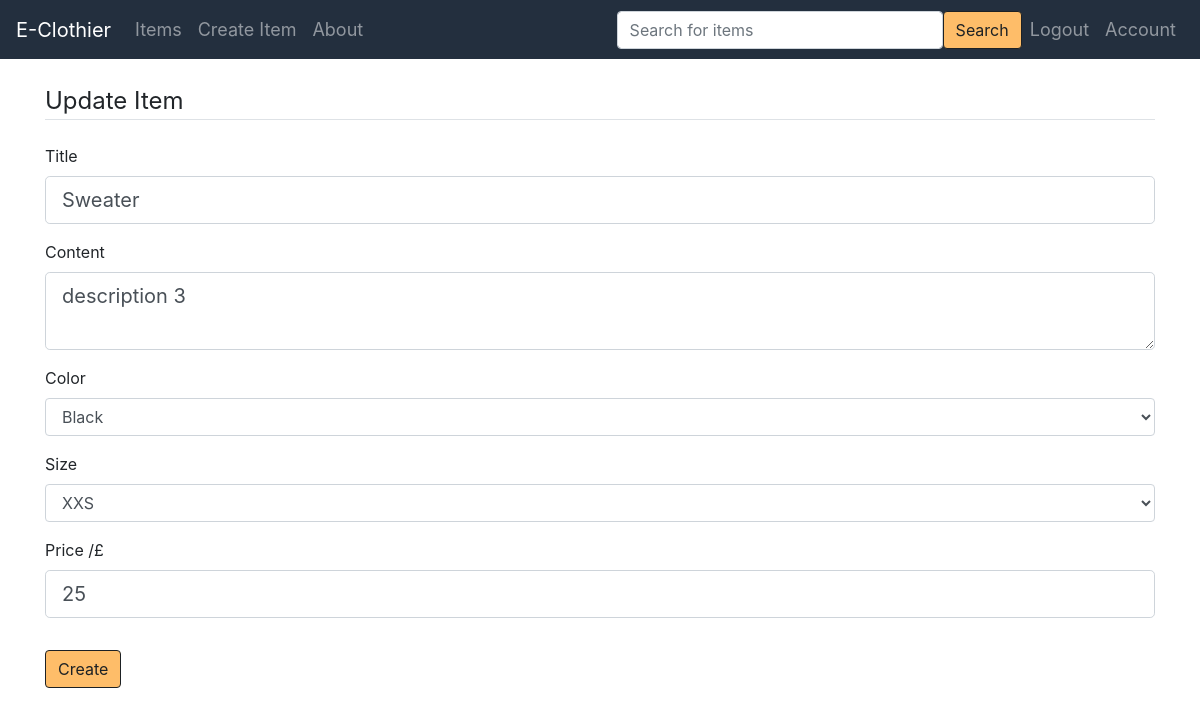
The app's page /item/3/update (signed in) with its own data.
### app/models.py (models this page shows, shortened)
class Item(db.Model):
    id = db.Column(db.Integer, primary_key=True)
    title = db.Column(db.String(100), nullable=False)
    date_created = db.Column(db.DateTime, nullable=False, default=dt.now)
    content = db.Column(db.Text, nullable=False)
    color = db.Column(db.Text)
    size = db.Column(db.Text)
    price = db.Column(db.Integer, nullable=False)
    user_id = db.Column(db.Integer, db.ForeignKey('user.id'), nullable=False)
    __mapper_args__ = {"polymorphic_identity": "item"}

### app/main/routes.py (the view)
@bp_main.route("/item/<int:item_id>/update", methods=['GET', 'POST'])
@login_required
def update_item(item_id):
    item = Item.query.get_or_404(item_id)
    if item.author != current_user:
        abort(403)
    form = ItemForm()
    if form.validate_on_submit():
        item.title = form.title.data
        item.content = form.content.data
        item.size = form.size.data
        item.color = form.color.data
        item.price = form.price.data
        db.session.commit()
        flash('Your post has been updated!', 'success')
        return redirect(url_for('main.item', item_id=item.id))
    elif request.method == 'GET':
        form.title.data = item.title
        form.content.data = item.content
        form.color.data = item.color
        form.size.data = item.size
        form.price.data = item.price
    return render_template('create_item.html', title='Update Item',
                           form=form, legend='Update Item')

### app/auth/forms.py
class ItemForm(FlaskForm):
    title = StringField('Title', validators=[DataRequired()])
    content = TextAreaField('Content', validators=[DataRequired()])
    price = IntegerField('Price /£', validators=[DataRequired()])
    color = SelectField('Color', choices=[('black', 'Black'), ('white', 'White'), ('red', 'Red'), ('orange', 'Orange'),
                                          ('yellow', 'Yellow'), ('green', 'Green'), ('blue', 'Blue'), ('pink', 'Pink')])
    size = SelectField('Size', choices=[('xxs', 'XXS'), ('xs', 'XS'), ('s', 'S'), ('m', 'M'), ('l', 'L'), ('xl', 'XL'),
                                        ('xxl', 'XXL')])
    submit = SubmitField('Create')

### app/auth/routes.py (called while the page is built)
@login_manager.user_loader
def load_user(user_id):
    if user_id is not None:
        return User.query.get(user_id)
    return None

### app/templates/create_item.html (shortened to what this page needs)
{% extends "base.html" %}
{% block content %}
    <div class="content-section">
        <form method="POST" action="">
            <fieldset class="form-group">
                <legend class="border-bottom mb-4">{{ legend }}</legend>
                <div class="form-group">
                    {{ form.title.label(class="form-control-label") }}
                    {% if form.title.errors %}
                        {{ form.title(class="form-control form-control-lg is-invalid") }}
                        <div class="invalid-feedback">
                            {% for error in form.title.errors %}
                                <span>{{ error }}</span>
                            {% endfor %}
                        </div>
                    {% else %}
                        {{ form.title(class="form-control form-control-lg") }}
                    {% endif %}
                </div>
                <div class="form-group">
                    {{ form.content.label(class="form-control-label") }}
                    {% if form.content.errors %}
                        {{ form.content(class="form-control form-control-lg is-invalid") }}
                        <div class="invalid-feedback">
                            {% for error in form.content.errors %}
                                <span>{{ error }}</span>
                            {% endfor %}
                        </div>
                    {% else %}
                        {{ form.content(class="form-control form-control-lg") }}
                    {% endif %}
                </div>
                <div class="form-group">
                    {{ form.color.label(class="form-control-label") }}
                    {% if form.color.errors %}
                        {{ form.color(class="form-control form-control-lg is-invalid") }}
                        <div class="invalid-feedback">
                            {% for error in form.color.errors %}
                                <span>{{ error }}</span>
                            {% endfor %}
                        </div>
                    {% else %}
                        {{ form.color(class='form-control')}}
                    {% endif %}
                </div>
                <div class="form-group">
                    {{ form.size.label(class_="form-control-label") }}
                    {% if form.size.errors %}
                        {{ form.size(class="form-control form-control-lg is-invalid") }}
                        <div class="invalid-feedback">
                            {% for error in form.size.errors %}
                                <span>{{ error }}</span>
                            {% endfor %}
                        </div>
                    {% else %}
                        {{ form.size( class_='form-control')}}
                    {% endif %}
                </div>
                <div class="form-group">
                    {{ form.price.label(class="form-control-label") }}
                    {% if form.price.errors %}
                        {{ form.price(class="form-control form-control-lg is-invalid") }}
                        <div class="invalid-feedback">
                            {% for error in form.price.errors %}
                                <span>{{ error }}</span>
                            {% endfor %}
                        </div>
                    {% else %}
                        {{ form.price(class="form-control form-control-lg") }}
                    {% endif %}
                </div>
            </fieldset>
            <div class="form-group">
                {{ form.submit(class="btn btn-primary") }}
            </div>
        </form>
    </div>
{% endblock %}

### records on screen
Item: title "Sweater", content "description 3", color "Black", size "XXS", price "25"

### other values on screen
{{ legend }} "Update Item"
